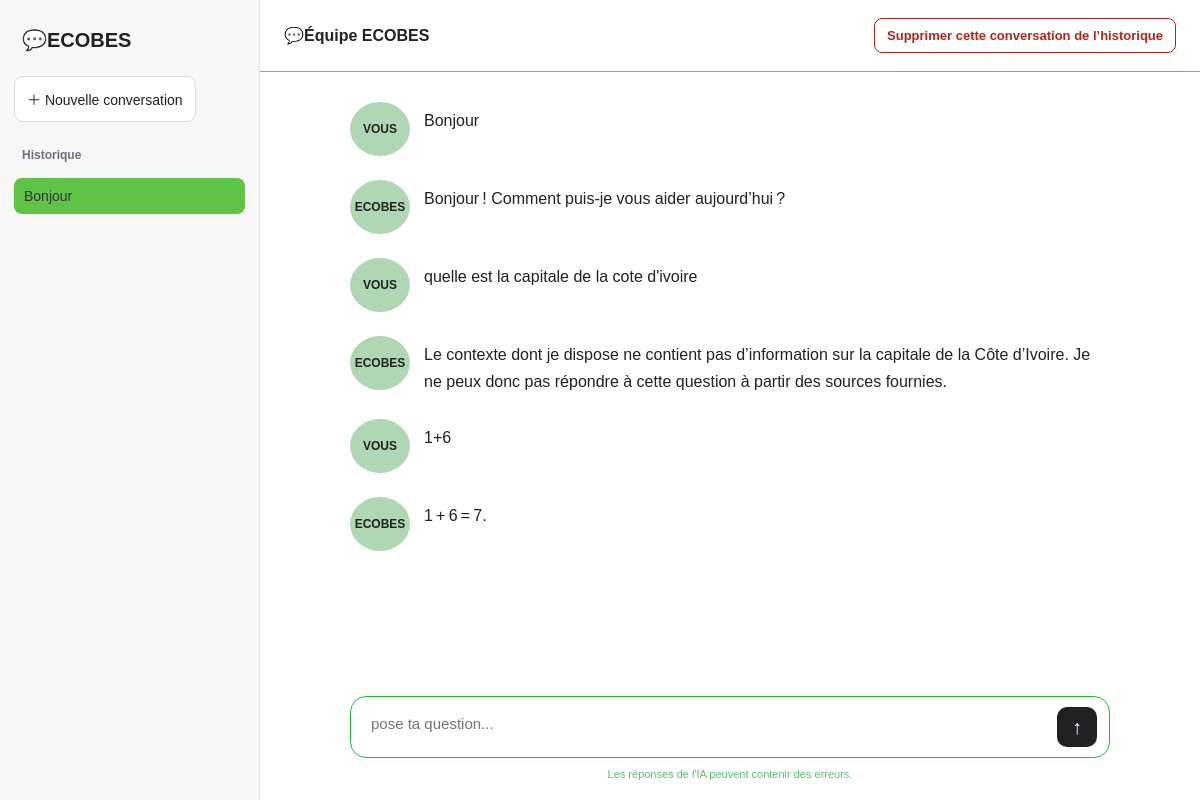
The page / on the database its author committed.
### chat/models.py (models this page shows, shortened)
class Conversation(models.Model):
    title = models.CharField(
        max_length=200,
        default="Nouvelle conversation",
    )
    created_at = models.DateTimeField(auto_now_add=True)
    updated_at = models.DateTimeField(auto_now=True)
    class Meta:
        ordering = ["-updated_at"]

class Message(models.Model):
    ROLE_CHOICES = [
        ("user", "Utilisateur"),
        ("assistant", "Assistant"),
    ]
    conversation = models.ForeignKey(
        Conversation,
        on_delete=models.CASCADE,
        related_name="messages",
    )
    role = models.CharField(max_length=20, choices=ROLE_CHOICES)
    content = models.TextField()
    created_at = models.DateTimeField(auto_now_add=True)
    class Meta:
        ordering = ["created_at", "id"]

### chat/views.py (the view)
# urls.py: path("", views.index, name="index"),
def index(request):
    conversations = Conversation.objects.all()
    if not conversations.exists():
        Conversation.objects.create()
    conversations = Conversation.objects.all()
    active_id = request.GET.get("conversation")
    if active_id:
        active_conversation = get_object_or_404(
            Conversation,
            pk=active_id,
        )
    else:
        active_conversation = conversations.first()
    messages = active_conversation.messages.all()
    return render(
        request,
        "chat/index.html",
        {
            "conversations": conversations,
            "active_conversation": active_conversation,
            "messages": messages,
        },
    )

### chat/templates/chat/index.html (shortened to what this page needs)
<!DOCTYPE html>
<html lang="fr">
<head>
</head>
<body>
<div class="layout">
    <aside class="sidebar">
        <div class="brand">💬ECOBES </div>
        <form method="post" action="{% url 'chat:new_conversation' %}">
            <button class="new-chat" type="submit">
                ＋ Nouvelle conversation
            </button>
        </form>
        <div class="sidebar-title">Historique</div>
        <nav class="history">
            {% for conversation in conversations %}
                <a
                    href="{% url 'chat:index' %}?conversation={{ conversation.id }}"
                    class="{% if conversation.id == active_conversation.id %}active{% endif %}"
                >
                    {{ conversation.title }}
                </a>
            {% endfor %}
        </nav>
    </aside>
    <main class="main">
        <header class="topbar">
            <span>💬Équipe ECOBES </span>
            <form
                id="delete-conversation-form"
                method="post"
                action="{% url 'chat:delete_conversation' active_conversation.id %}"
            >
                <button class="delete-conversation" type="submit">
                    Supprimer cette conversation de l’historique
                </button>
            </form>
        </header>
        <section class="messages" id="messages">
            {% for message in messages %}
                <div class="message">
                    <div class="avatar">
                        {% if message.role == "user" %} VOUS{% else %} ECOBES{% endif %}
                    </div>
                    <div class="message-content">{{ message.content }}</div>
                </div>
            {% endfor %}
        </section>
        <div class="composer-area">
            <form class="composer" id="chat-form">
                <textarea
                    id="prompt"
                    placeholder="pose ta question..."
                    rows="1"
                    maxlength="20000"
                    required
                ></textarea>
                <button class="send" id="send" type="submit"
                        aria-label="Envoyer"> ↑ </button>
            </form>
            <div class="footer">
                Les réponses de l'IA peuvent contenir des erreurs.
            </div>
        </div>
    </main>
</div>
</body>
</html>

### chat/templates/chat/index.html (style rules this page uses)
* { box-sizing: border-box; }
body { margin: 0; font-family: Arial, sans-serif; background: #ffffff; color: #202123; }
.layout { display: flex; height: 100vh; }
.sidebar { width: 260px; flex-shrink: 0; background: #f7f7f8; padding: 20px 14px; display: flex; flex-direction: column; gap: 16px; border-right: 1px solid #e5e5e5; }
.brand { font-size: 20px; font-weight: bold; padding: 8px; }
.new-chat { display: block; text-decoration: none; text-align: center; border: 1px solid #d9d9e3; border-radius: 9px; padding: 12px; color: #202123; background: white; cursor: pointer; font-size: 14px; }
.sidebar-title { color: #6e6e80; font-size: 12px; font-weight: bold; margin: 10px 8px 0; }
.history { overflow-y: auto; display: flex; flex-direction: column; gap: 5px; }
.history a { color: #343541; text-decoration: none; padding: 10px; border-radius: 8px; font-size: 14px; overflow-wrap: anywhere; }
.history a:hover, .history a.active { background: #5fc446; }
.main { flex: 1; min-width: 0; display: flex; flex-direction: column; height: 100vh; }
.topbar { padding: 18px 24px; border-bottom: 1px solid #5ecb4d; font-weight: bold; display: flex; justify-content: space-between; align-items: center; gap: 12px; }
.delete-conversation { border: 1px solid #b42318; border-radius: 8px; padding: 9px 12px; color: #b42318; background: white; cursor: pointer; font: inherit; font-size: 13px; }
.messages { flex: 1; overflow-y: auto; padding: 30px 20px; }
.message { max-width: 760px; margin: 0 auto 24px; display: flex; gap: 14px; align-items: flex-start; line-height: 1.7; }
.avatar { width: 60px; height: 54px; border-radius: 50%; display: flex; align-items: center; justify-content: center; flex-shrink: 0; background: #afd7b3; font-size: 12px; font-weight: bold; }
.message-content { flex: 1; min-width: 0; overflow-wrap: anywhere; white-space: pre-wrap; padding-top: 5px; }
.composer-area { padding: 12px 20px 20px; }
.composer { max-width: 760px; margin: auto; border: 1px solid #1bc034; border-radius: 16px; padding: 10px 12px; display: flex; align-items: flex-end; gap: 10px; box-shadow: 0 2px 8px #00000008; }
textarea { flex: 1; border: 0; outline: none; resize: none; font: inherit; font-size: 15px; padding: 8px; max-height: 180px; min-height: 40px; }
.send { border: none; border-radius: 10px; background: #202123; color: white; width: 40px; height: 40px; cursor: pointer; font-size: 20px; }
.footer { text-align: center; color: #56c16f; font-size: 11px; margin-top: 10px; }

### rows shown on the page
Conversation: title "Bonjour"
Message: role "VOUS", content "Bonjour"
Message: role "ECOBES", content "Bonjour ! Comment puis-je vous aider aujourd’hui ?"
Message: role "VOUS", content "quelle est la capitale de la cote d'ivoire"
Message: role "ECOBES", content "Le contexte dont je dispose ne contient pas d’information sur la capitale de la Côte d’Ivoire. Je ne peux donc pas répondre à cette question à partir des sources fournies."
Message: role "VOUS", content "1+6"
Message: role "ECOBES", content "1 + 6 = 7."
